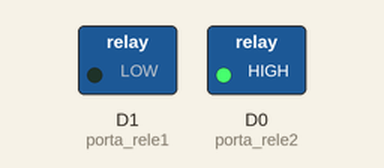
Recording of a sketch running on a simulated ESP8266 (NodeMCU). Parts: switched loads named in the sketch (green lamp = pin HIGH).

Above: at 5.0 s.
At 15.0 s:
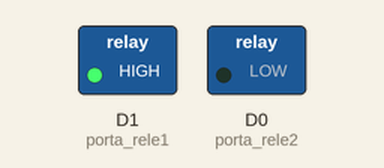
Timing chart, 0 to 26.0 s (numbered marks = the images above):
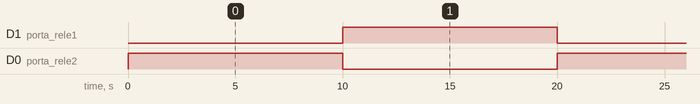

The sketch:

nodemcu_rele.ino
```cpp
//Porta ligada ao pino IN1 do modulo
int porta_rele1 = D1;
//Porta ligada ao pino IN2 do modulo
int porta_rele2 = D0;

void setup()
{
  //Define pinos para o rele como saida
  pinMode(porta_rele1, OUTPUT);
  pinMode(porta_rele2, OUTPUT);
}

void loop()
{
  digitalWrite(porta_rele1, LOW);  //Liga rele 1
  digitalWrite(porta_rele2, HIGH); //Desliga rele 2
  delay(10000);
  digitalWrite(porta_rele1, HIGH); //Desliga rele 1
  digitalWrite(porta_rele2, LOW);  //Liga rele 2
  delay(10000);
}
```

Measured:
- by itself, D1 (porta_rele1), D0 (porta_rele2): alternates HIGH for 10.0 s and LOW for 10.0 s
